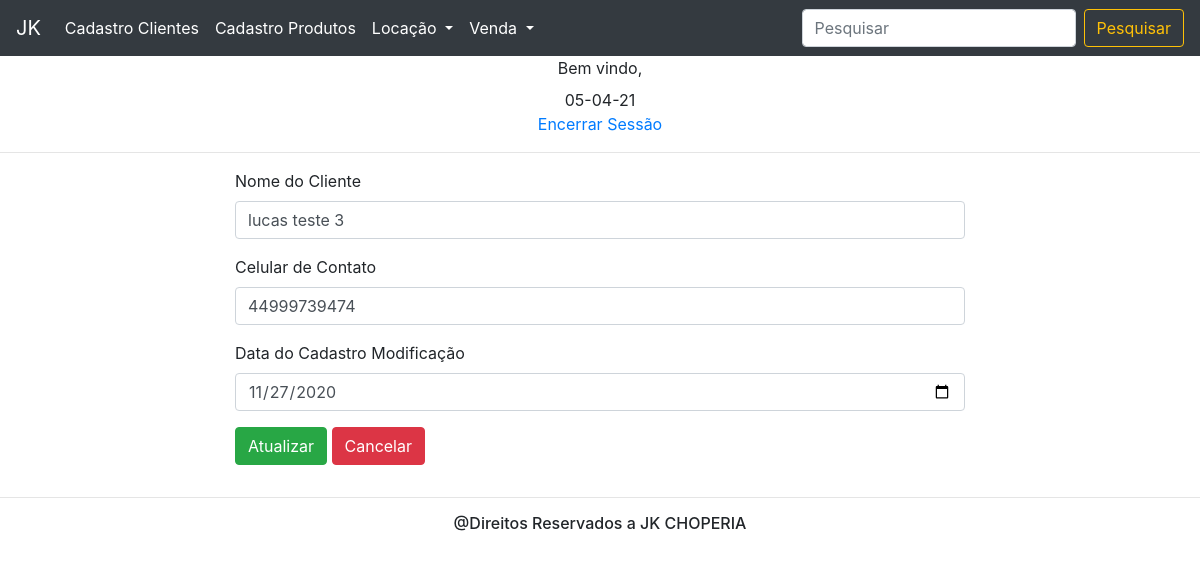
The app's page /jkphp/clienteEditar.php?editar=24 with its own data.
### tables this page shows
CREATE TABLE `clientes` (
  `id` int(11) NOT NULL,
  `nome` varchar(80) NOT NULL,
  `celular` varchar(20) NOT NULL,
  `data_cadastro` date NOT NULL,
  `usuario_fk` varchar(50) NOT NULL
);

### jkphp/clienteEditar.php (the view, shortened to what this page needs)
<body>
	<div align="center">
		<?php
			include("nav.php");
		?>
		<hr>
	</div>
	<?php
	    include("conecta.php");
	    $idcliente = $_GET['editar'];
	    $sql = "SELECT * from clientes WHERE id = '$idcliente'";
	    $query = $conn->query($sql);
	    while ($dados = $query->fetch_assoc()) {
	    	$id = $dados['id'];
	    	$nome = $dados['nome'];
	    	$celular = $dados['celular'];
	    	$data_cadastro = $dados['data_cadastro'];
	    }
	?>
	<div class=" container">
			<div class="row">
				<div class="col-2"></div>
					<div class="col-8">
						<form method="POST" action="atualizarCliente.php">
						  <div class="form-group">
						    <label for="nome">Nome do Cliente</label>
						    <input type="text" name ="nome" value="<?php echo $nome;  ?>" class="form-control" id="nome" placeholder="Digite seu nome " required>
						  </div>
						  <div class="form-group">
						    <label for="celular">Celular de Contato</label>
						    <input type="text"  name ="celular"  value="<?php echo $celular ; ?>" class="form-control" id="celular" placeholder="Digite somente o numero : EX (XX)X XXXX-XXXX" required pattern="[0-9]{11}">
						  </div>
						  <div class="form-group">
						    <label for="data_cadastro">Data do Cadastro Modificação</label>
						    <input type="date" name ="data_cadastro" value="<?php echo $data_cadastro; ?>" class="form-control" id="data_cadastro" required  >
						  </div>
						  <button type="submit" name = "atualizar_id" value="<?php echo $id;  ?>" class="btn btn-success">Atualizar</button>
						  <button type="submit" name="cancelar" class="btn btn-danger">Cancelar</button>
						</form>
					</div>
					<div class="col-2"></div>
			</div>
		</div>
</body>

### records on screen
clientes: nome "lucas teste 3", celular "44999739474", data_cadastro "11/27/2020"
